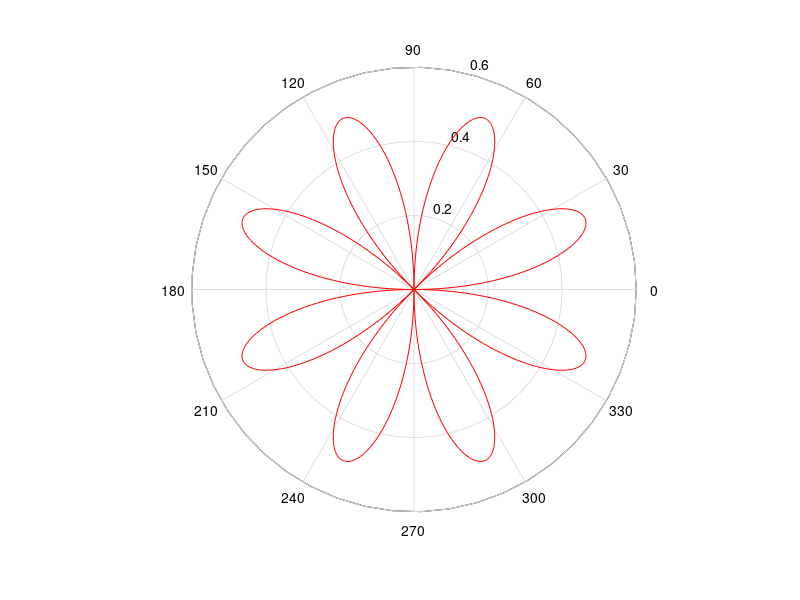

Write MATLAB code to recreate this figure.
% pouziti funkce polar
% k vykresleni grafu v polarnich souradnicich
% polar(uhel,polomer)
t=0:0.01:2*pi;
polar(t,sin(2*t).*cos(2*t),'-r')